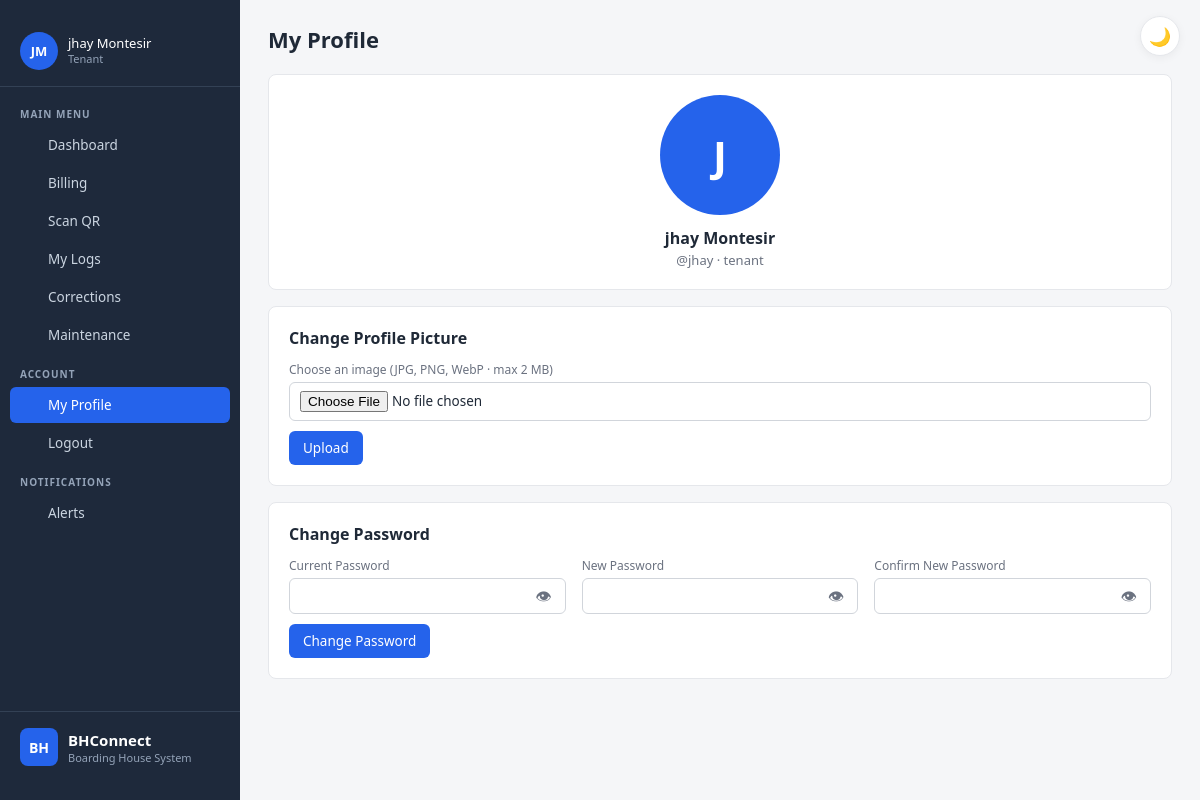
Screenshot of /profile.php (signed in) with the database file from the repository.
### tables this page shows
CREATE TABLE `tenants` (
  `id` int(11) NOT NULL,
  `full_name` varchar(100) NOT NULL,
  `contact` varchar(30) DEFAULT NULL,
  `email` varchar(100) DEFAULT NULL,
  `emergency_contact` varchar(100) DEFAULT NULL,
  `room_id` int(11) DEFAULT NULL,
  `status` enum('active','archived') DEFAULT 'active',
  `created_at` timestamp NOT NULL DEFAULT current_timestamp()
);

CREATE TABLE `users` (
  `id` int(11) NOT NULL,
  `username` varchar(50) NOT NULL,
  `password` varchar(255) NOT NULL,
  `role` enum('landlord','tenant') NOT NULL,
  `avatar` varchar(255) DEFAULT NULL,
  `tenant_id` int(11) DEFAULT NULL,
  `created_at` timestamp NOT NULL DEFAULT current_timestamp()
);

### includes/auth.php (called while the page is built, shortened)
<?php
function currentUser() {
    return [
        'id'        => $_SESSION['user_id']  ?? null,
        'username'  => $_SESSION['username'] ?? null,
        'role'      => $_SESSION['role']     ?? null,
        'tenant_id' => $_SESSION['tenant_id']?? null,
    ];
}
?>

### profile.php (the view, shortened to what this page needs)
<?php
require 'includes/auth.php';
$u = currentUser();
$userId = (int)$u['id'];
$user = $conn->query("SELECT * FROM users WHERE id=$userId")->fetch_assoc();
$avatarFile = $user['avatar'] ?? null;
$hasAvatar = false;
include 'includes/header.php';
?>
<h1>My Profile</h1>
<div class="card" style="text-align:center;">
  <div style="width:120px; height:120px; margin:0 auto 12px; border-radius:50%; overflow:hidden; background:var(--accent); display:flex; align-items:center; justify-content:center; color:#fff; font-size:42px; font-weight:600;">
    <?php if ($hasAvatar): ?>
      <img src="<?= BASE ?>/uploads/avatars/<?= htmlspecialchars($avatarFile) ?>?v=<?= time() ?>"
           alt="Avatar" style="width:100%; height:100%; object-fit:cover;">
    <?php else: ?>
      <?= strtoupper(substr($displayName, 0, 1)) ?>
    <?php endif; ?>
  </div>
  <h2 style="margin: 6px 0 2px;"><?= htmlspecialchars($displayName) ?></h2>
  <p style="color:var(--text-muted); font-size:13px; margin:0;">
    @<?= htmlspecialchars($user['username']) ?> · <?= htmlspecialchars($user['role']) ?>
  </p>
</div>
<div class="card">
  <h2>Change Profile Picture</h2>
  <form method="post" enctype="multipart/form-data">
    <label>Choose an image (JPG, PNG, WebP · max 2 MB)</label>
    <input type="file" name="avatar" accept="image/*" required>
    <button type="submit">Upload</button>
  </form>
</div>
<div class="card">
  <h2>Change Password</h2>
  <form method="post">
    <div class="grid-3">
      <div>
        <label>Current Password</label>
        <div class="password-wrapper">
          <input type="password" name="current" id="pw_current" required>
          <button type="button" class="password-toggle" onclick="togglePassword('pw_current', this)" title="Show password">👁</button>
        </div>
      </div>
      <div>
        <label>New Password</label>
        <div class="password-wrapper">
          <input type="password" name="new" id="pw_new" required minlength="6">
          <button type="button" class="password-toggle" onclick="togglePassword('pw_new', this)" title="Show password">👁</button>
        </div>
      </div>
      <div>
        <label>Confirm New Password</label>
        <div class="password-wrapper">
          <input type="password" name="confirm" id="pw_confirm" required minlength="6">
          <button type="button" class="password-toggle" onclick="togglePassword('pw_confirm', this)" title="Show password">👁</button>
        </div>
      </div>
    </div>
    <button type="submit">Change Password</button>
  </form>
</div>
<?php include 'includes/footer.php'; ?>

### includes/header.php (shortened to what this page needs)
<?php
$u = currentUser();
$role = $u['role'] ?? null;
$currentFile = basename($_SERVER['PHP_SELF']);
if (!function_exists('icon')) {
function icon($name) {
    $icons = [
        'dashboard'  => '<rect x="3" y="3" width="7" height="7"/><rect x="14" y="3" width="7" height="7"/><rect x="3" y="14" width="7" height="7"/><rect x="14" y="14" width="7" height="7"/>',
        'rooms'      => '<path d="M3 21h18M5 21V7l7-4 7 4v14M9 21v-6h6v6"/>',
        'tenants'    => '<path d="M17 21v-2a4 4 0 0 0-4-4H5a4 4 0 0 0-4 4v2"/><circle cx="9" cy="7" r="4"/><path d="M23 21v-2a4 4 0 0 0-3-3.87"/><path d="M16 3.13a4 4 0 0 1 0 7.75"/>',
        'contracts'  => '<path d="M14 2H6a2 2 0 0 0-2 2v16a2 2 0 0 0 2 2h12a2 2 0 0 0 2-2V8z"/><polyline points="14 2 14 8 20 8"/><line x1="16" y1="13" x2="8" y2="13"/><line x1="16" y1="17" x2="8" y2="17"/>',
        'utility'    => '<polygon points="13 2 3 14 12 14 11 22 21 10 12 10 13 2"/>',
        'payments'   => '<rect x="1" y="4" width="22" height="16" rx="2"/><line x1="1" y1="10" x2="23" y2="10"/>',
        'maintenance'=> '<path d="M14.7 6.3a1 1 0 0 0 0 1.4l1.6 1.6a1 1 0 0 0 1.4 0l3.77-3.77a6 6 0 0 1-7.94 7.94l-6.91 6.91a2.12 2.12 0 0 1-3-3l6.91-6.91a6 6 0 0 1 7.94-7.94l-3.76 3.76z"/>',
        'qr'         => '<rect x="3" y="3" width="7" height="7"/><rect x="14" y="3" width="7" height="7"/><rect x="3" y="14" width="7" height="7"/><line x1="14" y1="14" x2="14" y2="21"/><line x1="21" y1="14" x2="21" y2="21"/><line x1="14" y1="21" x2="21" y2="21"/>',
        'corrections'=> '<path d="M11 4H4a2 2 0 0 0-2 2v14a2 2 0 0 0 2 2h14a2 2 0 0 0 2-2v-7"/><path d="M18.5 2.5a2.121 2.121 0 0 1 3 3L12 15l-4 1 1-4 9.5-9.5z"/>',
        'billing'    => '<path d="M4 2v20l2-1 2 1 2-1 2 1 2-1 2 1 2-1 2 1V2l-2 1-2-1-2 1-2-1-2 1-2-1-2 1z"/><line x1="8" y1="8" x2="16" y2="8"/><line x1="8" y1="12" x2="16" y2="12"/>',
        'logs'       => '<line x1="8" y1="6" x2="21" y2="6"/><line x1="8" y1="12" x2="21" y2="12"/><line x1="8" y1="18" x2="21" y2="18"/><line x1="3" y1="6" x2="3.01" y2="6"/><line x1="3" y1="12" x2="3.01" y2="12"/><line x1="3" y1="18" x2="3.01" y2="18"/>',
        'logout'     => '<path d="M9 21H5a2 2 0 0 1-2-2V5a2 2 0 0 1 2-2h4"/><polyline points="16 17 21 12 16 7"/><line x1="21" y1="12" x2="9" y2="12"/>',
        'bell'       => '<path d="M18 8A6 6 0 0 0 6 8c0 7-3 9-3 9h18s-3-2-3-9"/><path d="M13.73 21a2 2 0 0 1-3.46 0"/>',
        'user'       => '<path d="M20 21v-2a4 4 0 0 0-4-4H8a4 4 0 0 0-4 4v2"/><circle cx="12" cy="7" r="4"/>',
    ];
    return '<svg viewBox="0 0 24 24" fill="none" stroke="currentColor" stroke-width="2" stroke-linecap="round" stroke-linejoin="round">' . ($icons[$name] ?? '') . '</svg>';
}
}
if (!function_exists('initials')) {
function initials($name) {
    $name = trim((string)$name);
    $parts = preg_split('/\s+/', $name);
    $first = isset($parts[0][0]) ? $parts[0][0] : '?';
    $last  = (count($parts) > 1 && isset($parts[count($parts)-1][0])) ? $parts[count($parts)-1][0] : '';
    return strtoupper($first . $last);
}
}
$displayName = $u['username'] ?? 'User';
if ($role === 'tenant' && !empty($u['tenant_id'])) {
    $tid = (int)$u['tenant_id'];
    $row = $conn->query("SELECT full_name FROM tenants WHERE id=$tid")->fetch_assoc();
    if ($row) $displayName = $row['full_name'];
}
$unread = 0;
if (!empty($u['id'])) {
    $chk = $conn->prepare("SELECT COUNT(*) c FROM notifications WHERE user_id = ? AND is_read = 0");
    $chk->bind_param("i", $u['id']);
    $chk->execute();
    $unread = (int)$chk->get_result()->fetch_assoc()['c'];
}
$sidebarAvatar = null;
$sidebarHasAvatar = false;
if (!empty($u['id'])) {
    $avRes = $conn->query("SELECT avatar FROM users WHERE id=" . (int)$u['id']);
    if ($avRes) {
        $avRow = $avRes->fetch_assoc();
        $sidebarAvatar = $avRow['avatar'] ?? null;
    }
}
?>
<!DOCTYPE html>
<html lang="en">
<head>
<link rel="stylesheet" href="<?= BASE ?>/assets/css/style.css">
</head>
<body>
<?php if ($role): ?>
<button class="theme-toggle" onclick="toggleTheme()" title="Toggle dark mode">
  <span id="theme-icon">🌙</span>
</button>
<aside class="sidebar">
  <a href="<?= BASE ?>/profile.php" class="user-card" style="text-decoration:none;">
    <div class="avatar">
      <?php if ($sidebarHasAvatar): ?>
        <img src="<?= BASE ?>/uploads/avatars/<?= htmlspecialchars($sidebarAvatar) ?>?v=<?= time() ?>"
             alt="Avatar" style="width:100%; height:100%; object-fit:cover; border-radius:50%;">
      <?php else: ?>
        <?= initials($displayName) ?>
      <?php endif; ?>
    </div>
    <div class="user-info">
      <div class="user-name"><?= htmlspecialchars($displayName) ?></div>
      <div class="user-role"><?= htmlspecialchars($role) ?></div>
    </div>
  </a>
  <div class="menu-label">MAIN MENU</div>
  <nav class="menu">
    <?php if ($role === 'landlord'): ?>
      <a href="<?= BASE ?>/landlord/dashboard.php" class="<?= $currentFile === 'dashboard.php' ? 'active' : '' ?>">
        <?= icon('dashboard') ?><span>Dashboard</span>
      </a>
      <a href="<?= BASE ?>/landlord/rooms.php" class="<?= $currentFile === 'rooms.php' ? 'active' : '' ?>">
        <?= icon('rooms') ?><span>Rooms</span>
      </a>
      <a href="<?= BASE ?>/landlord/tenants.php" class="<?= $currentFile === 'tenants.php' ? 'active' : '' ?>">
        <?= icon('tenants') ?><span>Tenants</span>
      </a>
      <a href="<?= BASE ?>/landlord/contracts.php" class="<?= $currentFile === 'contracts.php' ? 'active' : '' ?>">
        <?= icon('contracts') ?><span>Contracts</span>
      </a>
      <a href="<?= BASE ?>/landlord/utility.php" class="<?= $currentFile === 'utility.php' ? 'active' : '' ?>">
        <?= icon('utility') ?><span>Utility</span>
      </a>
      <a href="<?= BASE ?>/landlord/payments.php" class="<?= $currentFile === 'payments.php' ? 'active' : '' ?>">
        <?= icon('payments') ?><span>Payments</span>
      </a>
      <a href="<?= BASE ?>/landlord/maintenance.php" class="<?= $currentFile === 'maintenance.php' ? 'active' : '' ?>">
        <?= icon('maintenance') ?><span>Maintenance</span>
      </a>
      <a href="<?= BASE ?>/landlord/qr_display.php" class="<?= $currentFile === 'qr_display.php' ? 'active' : '' ?>">
        <?= icon('qr') ?><span>QR Code</span>
      </a>
      <a href="<?= BASE ?>/landlord/corrections.php" class="<?= $currentFile === 'corrections.php' ? 'active' : '' ?>">
        <?= icon('corrections') ?><span>Corrections</span>
      </a>
    <?php else: ?>
      <a href="<?= BASE ?>/tenant/dashboard.php" class="<?= $currentFile === 'dashboard.php' ? 'active' : '' ?>">
        <?= icon('dashboard') ?><span>Dashboard</span>
      </a>
      <a href="<?= BASE ?>/tenant/billing.php" class="<?= $currentFile === 'billing.php' ? 'active' : '' ?>">
        <?= icon('billing') ?><span>Billing</span>
      </a>
      <a href="<?= BASE ?>/tenant/scan.php" class="<?= $currentFile === 'scan.php' ? 'active' : '' ?>">
        <?= icon('qr') ?><span>Scan QR</span>
      </a>
      <a href="<?= BASE ?>/tenant/logs.php" class="<?= $currentFile === 'logs.php' ? 'active' : '' ?>">
        <?= icon('logs') ?><span>My Logs</span>
      </a>
      <a href="<?= BASE ?>/tenant/corrections.php" class="<?= $currentFile === 'corrections.php' ? 'active' : '' ?>">
        <?= icon('corrections') ?><span>Corrections</span>
      </a>
      <a href="<?= BASE ?>/tenant/maintenance.php" class="<?= $currentFile === 'maintenance.php' ? 'active' : '' ?>">
        <?= icon('maintenance') ?><span>Maintenance</span>
      </a>
    <?php endif; ?>
  </nav>
  <div class="menu-label">ACCOUNT</div>
  <nav class="menu">
    <a href="<?= BASE ?>/profile.php" class="<?= $currentFile === 'profile.php' ? 'active' : '' ?>">
      <?= icon('user') ?><span>My Profile</span>
    </a>
    <a href="<?= BASE ?>/logout.php">
      <?= icon('logout') ?><span>Logout</span>
    </a>
  </nav>
  <div class="menu-label">NOTIFICATIONS</div>
  <nav class="menu">
    <a href="<?= BASE ?>/notifications.php" class="<?= $currentFile === 'notifications.php' ? 'active' : '' ?>">
      <?= icon('bell') ?><span>Alerts<?= $unread > 0 ? ' <span style="background:#dc2626;color:#fff;border-radius:10px;padding:1px 7px;font-size:11px;margin-left:4px;">' . $unread . '</span>' : '' ?></span>
    </a>
  </nav>
  <div class="brand">
    <div class="brand-icon">BH</div>
    <div class="brand-text">
      <div class="brand-name">BHConnect</div>
      <div class="brand-sub">Boarding House System</div>
    </div>
  </div>
</aside>
<?php endif; ?>
<main class="content">

### assets/css/style.css (style rules this page uses)
:root { --bg: #f5f6f8; --card-bg: #ffffff; --text: #1f2937; --text-muted: #6b7280; --text-dim: #94a3b8; --border: #e5e7eb; --border-soft: #f1f5f9; --input-bg: #ffffff; --input-border: #d1d5db; --sidebar-bg: #1e293b; --sidebar-text: #cbd5e1; --sidebar-hover: #334155; --sidebar-border: #334155; --brand-name: #ffffff; --brand-sub: #94a3b8; --user-name: #ffffff; --accent: #2563eb; --accent-hover: #1d4ed8; --danger: #dc2626; --danger-hover: #b91c1c; --table-header-bg: #f8fafc; --table-hover: #fafbfc; --shadow: rgba(0,0,0,0.05); }
* { box-sizing: border-box; }
html, body { margin: 0; padding: 0; }
body { font-family: 'Segoe UI', system-ui, Arial, sans-serif; background: var(--bg); color: var(--text); font-size: 14px; transition: background 0.2s, color 0.2s; }
.sidebar { position: fixed; top: 0; left: 0; width: 240px; height: 100vh; background: var(--sidebar-bg); color: var(--sidebar-text); display: flex; flex-direction: column; padding: 16px 0; overflow-y: auto; z-index: 100; }
.content { margin-left: 240px; padding: 24px 28px; min-height: 100vh; }
.brand { display: flex; align-items: center; gap: 10px; padding: 0 20px 18px; border-bottom: 1px solid var(--sidebar-border); margin-bottom: 6px; }
.brand-icon { width: 38px; height: 38px; background: var(--accent); border-radius: 8px; display: flex; align-items: center; justify-content: center; font-weight: 700; color: #fff; font-size: 14px; }
.brand-name { color: var(--brand-name); font-weight: 600; font-size: 15px; }
.brand-sub { font-size: 11px; color: var(--brand-sub); }
.menu-label { padding: 14px 20px 6px; font-size: 10px; letter-spacing: 0.1em; color: var(--text-dim); font-weight: 700; }
.menu { display: flex; flex-direction: column; gap: 2px; padding: 0 10px; }
.menu a { display: flex; align-items: center; gap: 10px; padding: 9px 12px; border-radius: 6px; color: var(--sidebar-text); text-decoration: none; font-size: 13.5px; transition: background 0.15s, color 0.15s; }
.menu a.active { background: var(--accent); color: #fff; font-weight: 500; }
.menu a svg { width: 16px; height: 16px; flex-shrink: 0; }
.user-card { margin-top: auto; padding: 14px 20px 4px; border-top: 1px solid var(--sidebar-border); display: flex; align-items: center; gap: 10px; }
.avatar { width: 38px; height: 38px; border-radius: 50%; background: var(--accent); color: #fff; display: flex; align-items: center; justify-content: center; font-weight: 600; font-size: 13px; flex-shrink: 0; overflow: hidden; }
.user-name { color: var(--user-name); font-size: 13px; font-weight: 500; line-height: 1.2; }
.user-role { color: var(--brand-sub); font-size: 11px; text-transform: capitalize; }
h1 { font-size: 22px; margin: 0 0 20px; font-weight: 600; }
h2 { font-size: 16px; margin: 0 0 12px; font-weight: 600; }
.card { background: var(--card-bg); border: 1px solid var(--border); border-radius: 8px; padding: 20px; margin-bottom: 16px; transition: background 0.2s, border-color 0.2s; }
input, select, textarea { padding: 8px 10px; border: 1px solid var(--input-border); border-radius: 6px; font-size: 13.5px; width: 100%; margin-bottom: 10px; font-family: inherit; background: var(--input-bg); color: var(--text); }
label { font-size: 12px; color: var(--text-muted); display: block; margin-bottom: 4px; font-weight: 500; }
button, .btn { background: var(--accent); color: #fff; border: none; padding: 8px 14px; border-radius: 6px; cursor: pointer; font-size: 13.5px; text-decoration: none; display: inline-block; font-family: inherit; transition: background 0.15s; }
.grid-3 { display: grid; grid-template-columns: repeat(3, 1fr); gap: 16px; }
.theme-toggle { position: fixed; top: 16px; right: 20px; width: 40px; height: 40px; border-radius: 50%; background: var(--card-bg); border: 1px solid var(--border); color: var(--text); font-size: 18px; display: flex; align-items: center; justify-content: center; cursor: pointer; z-index: 200; box-shadow: 0 2px 8px var(--shadow); padding: 0; transition: transform 0.2s, background 0.2s; }
.sidebar .user-card { margin-top: 0; margin-bottom: 6px; border-top: none; border-bottom: 1px solid var(--sidebar-border); padding: 16px 20px; }
.sidebar .brand { margin-top: auto; margin-bottom: 0; border-bottom: none; border-top: 1px solid var(--sidebar-border); padding: 16px 20px 18px; }

### rows the page displays
tenants: full_name "JM", full_name "jhay Montesir", full_name "J"
users: role "Tenant", username "jhay", role "tenant"
